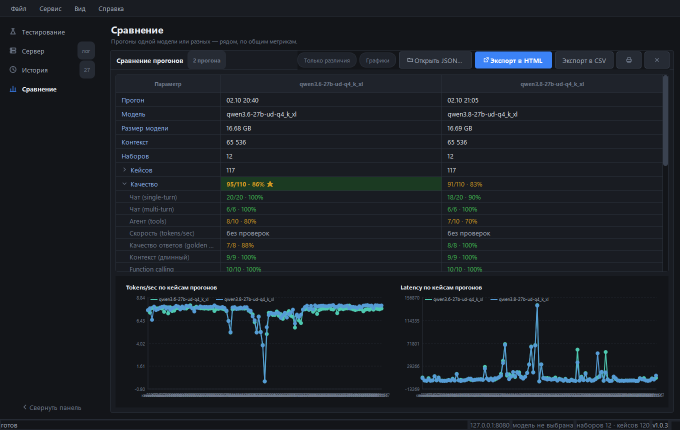
#> input picture docs/screenshots/compare.png, 1360 x 860 px (shown at 1/2 size)
$ python make_social_preview.py
#> lines starting #> are read from the running program, lines starting #| are printed output that depends on the picture
import os
from PIL import Image, ImageDraw, ImageFont

ROOT = os.path.dirname(os.path.dirname(os.path.abspath(__file__)))
SRC = os.path.join(ROOT, "docs", "screenshots", "compare.png")

CANVAS = (1280, 640)
BG = (11, 15, 20)
ACCENT = (77, 212, 172)
TEXT = (230, 237, 243)
MUTED = (139, 152, 165)
DIM = (95, 108, 120)
LINE = (42, 56, 70)

CROP = (150, 30, 1360, 560)
SHOT_W = 780
SHOT_POS = (460, 149)

F_BOLD = r"C:\Windows\Fonts\segoeuib.ttf"
F_SEMI = r"C:\Windows\Fonts\seguisb.ttf"
F_REG = r"C:\Windows\Fonts\segoeui.ttf"

TEXTS = {
    "en": {
        "h1_1": "Numbers,",
        "h1_2": "not vibes",
        "sub_1": "12 suites · 120 cases",
        "sub_2": "prefill, generation, VRAM —",
        "sub_3": "one report.",
        "foot": "Windows · free · MIT",
    },
    "ru": {
        "h1_1": "Числа вместо",
        "h1_2": "ощущений",
        "sub_1": "12 наборов · 120 кейсов",
        "sub_2": "префилл, генерация, VRAM —",
        "sub_3": "один отчёт",
        "foot": "Windows · бесплатно · MIT",
    },
}


def render(lang, out_path):
#> called with lang = 'en', out_path = 'docs/social-preview.png'
    t = TEXTS[lang]

    canvas = Image.new("RGB", CANVAS, BG)
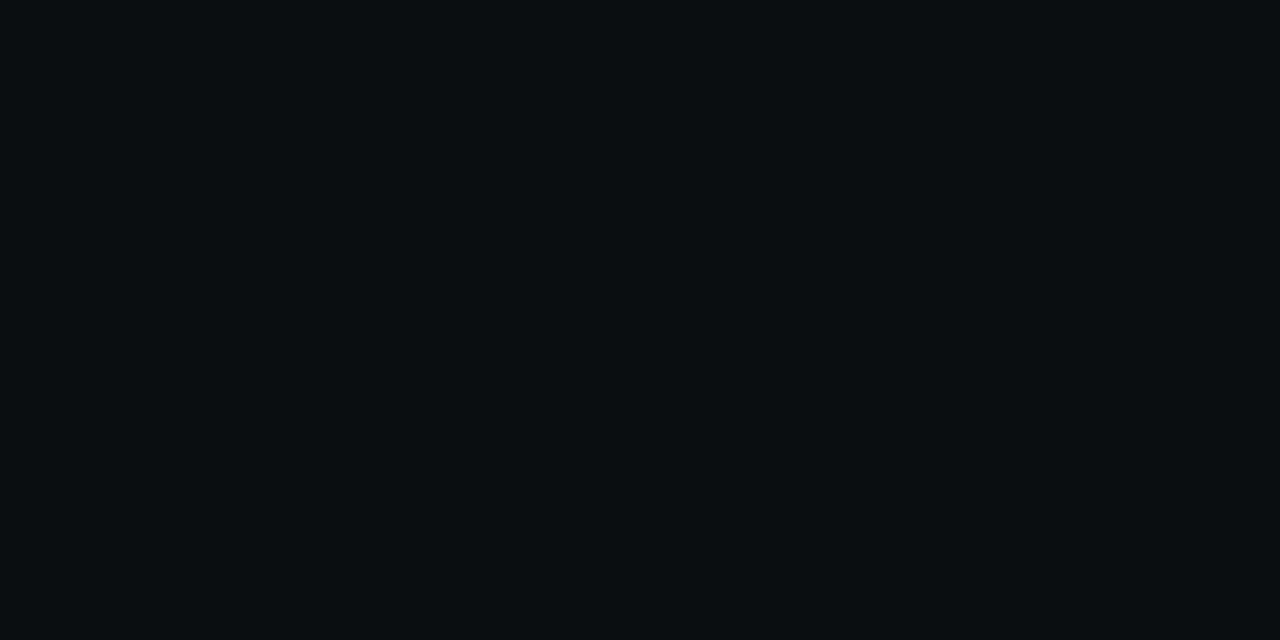
#> canvas: PIL image 1280x640 RGB; mean R, G, B 11, 15, 20
    draw = ImageDraw.Draw(canvas)

    # Screenshot: crop, resize, round corners, paste
    shot = Image.open(SRC).convert("RGB")
#> shot is the input picture: PIL image 1360x860 RGB; mean R, G, B 26.4, 30.9, 36.7
    shot = shot.crop(CROP)
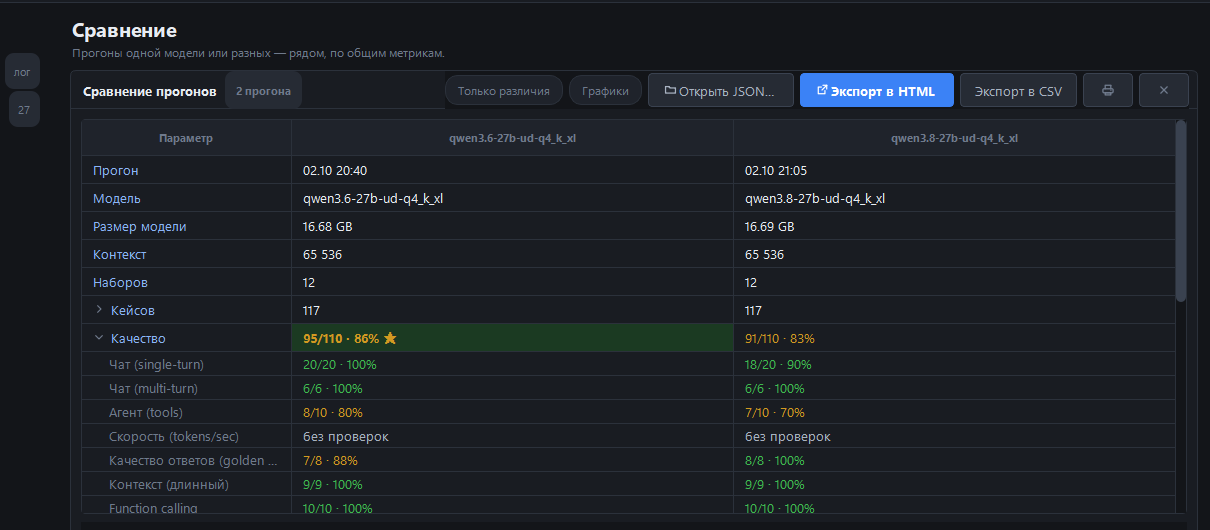
#> shot: PIL image 1210x530 RGB; mean R, G, B 28, 32.4, 38.4
    h = round(SHOT_W * shot.height / shot.width)
#> h = 342
    shot = shot.resize((SHOT_W, h), Image.LANCZOS)
#> shot: PIL image 780x342 RGB

    mask = Image.new("L", shot.size, 0)
#> mask: PIL image 780x342 L; every value is 0
    mdraw = ImageDraw.Draw(mask)
    mdraw.rounded_rectangle((0, 0, shot.width - 1, shot.height - 1), radius=12, fill=255)

    x, y = SHOT_POS
    canvas.paste(shot, (x, y), mask)
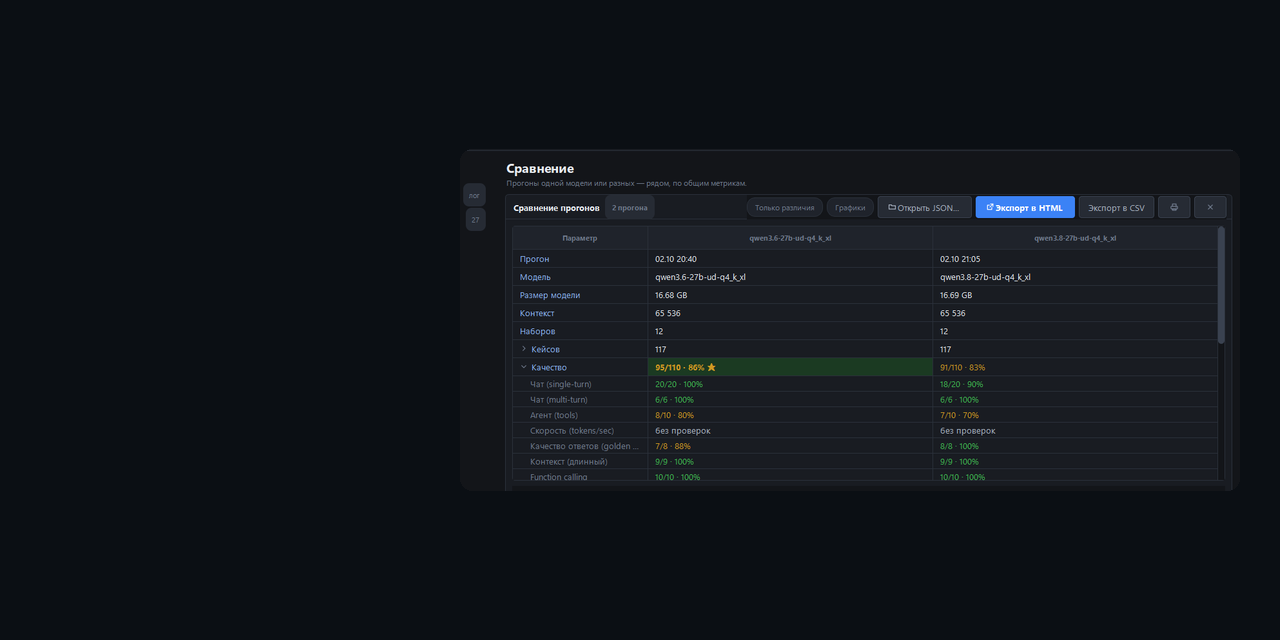
#> canvas: PIL image 1280x640 RGB; mean R, G, B 16.5, 20.7, 26
    draw.rounded_rectangle((459, 148, 459 + 780, 148 + h), radius=13, outline=LINE, width=1)

    # Text
    draw.text((56, 150), "LLM TEST BENCH", font=ImageFont.truetype(F_BOLD, 18), fill=ACCENT)
    draw.text((56, 186), t["h1_1"], font=ImageFont.truetype(F_BOLD, 56), fill=TEXT)
    draw.text((56, 250), t["h1_2"], font=ImageFont.truetype(F_BOLD, 56), fill=TEXT)
    draw.rectangle((56, 330, 56 + 64, 330 + 4), fill=ACCENT)
    draw.text((56, 358), t["sub_1"], font=ImageFont.truetype(F_SEMI, 21), fill=TEXT)
    draw.text((56, 390), t["sub_2"], font=ImageFont.truetype(F_SEMI, 21), fill=MUTED)
    draw.text((56, 422), t["sub_3"], font=ImageFont.truetype(F_SEMI, 21), fill=MUTED)
    draw.text((56, 486), t["foot"], font=ImageFont.truetype(F_REG, 18), fill=DIM)

    canvas.save(out_path)
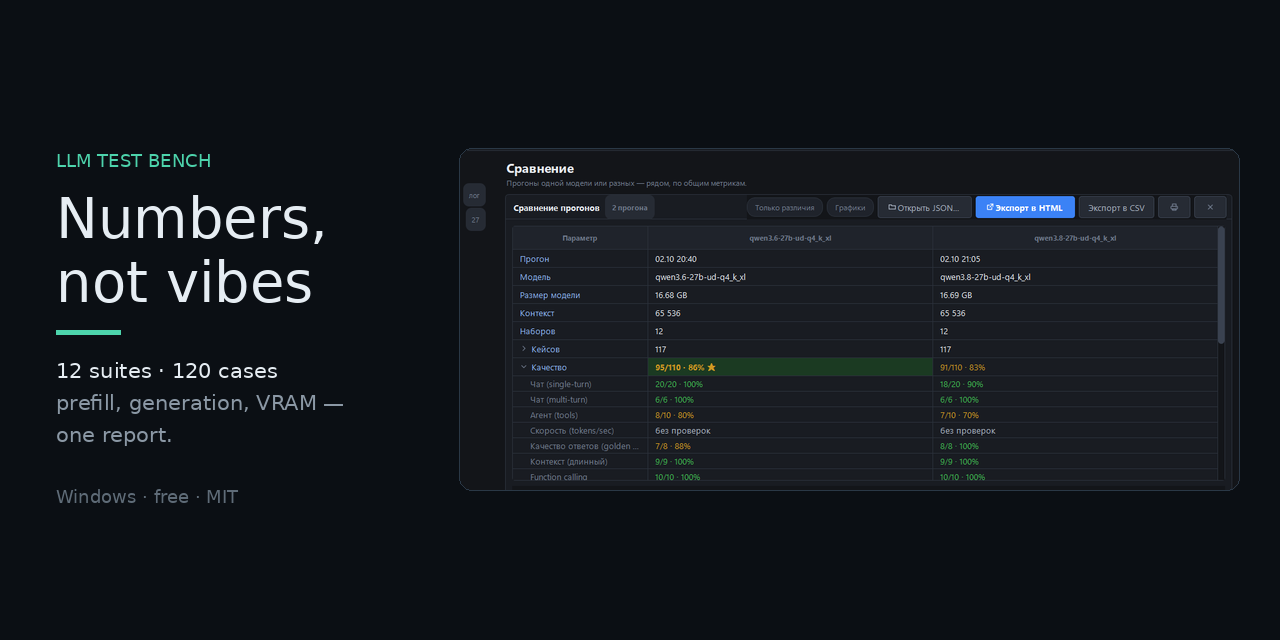
#> saved as social-preview.png: PIL image 1280x640 RGB; mean R, G, B 18.8, 23.2, 28.5


if __name__ == "__main__":
    targets = {
        "en": os.path.join(ROOT, "docs", "social-preview.png"),
        "ru": os.path.join(ROOT, "docs", "social-preview-ru.png"),
    }
    for lang, out_path in targets.items():
        render(lang, out_path)
    for out_path in targets.values():
        im = Image.open(out_path)
        print(out_path, os.path.getsize(out_path), im.size)
#| docs/social-preview.png 108690 (1280, 640)
